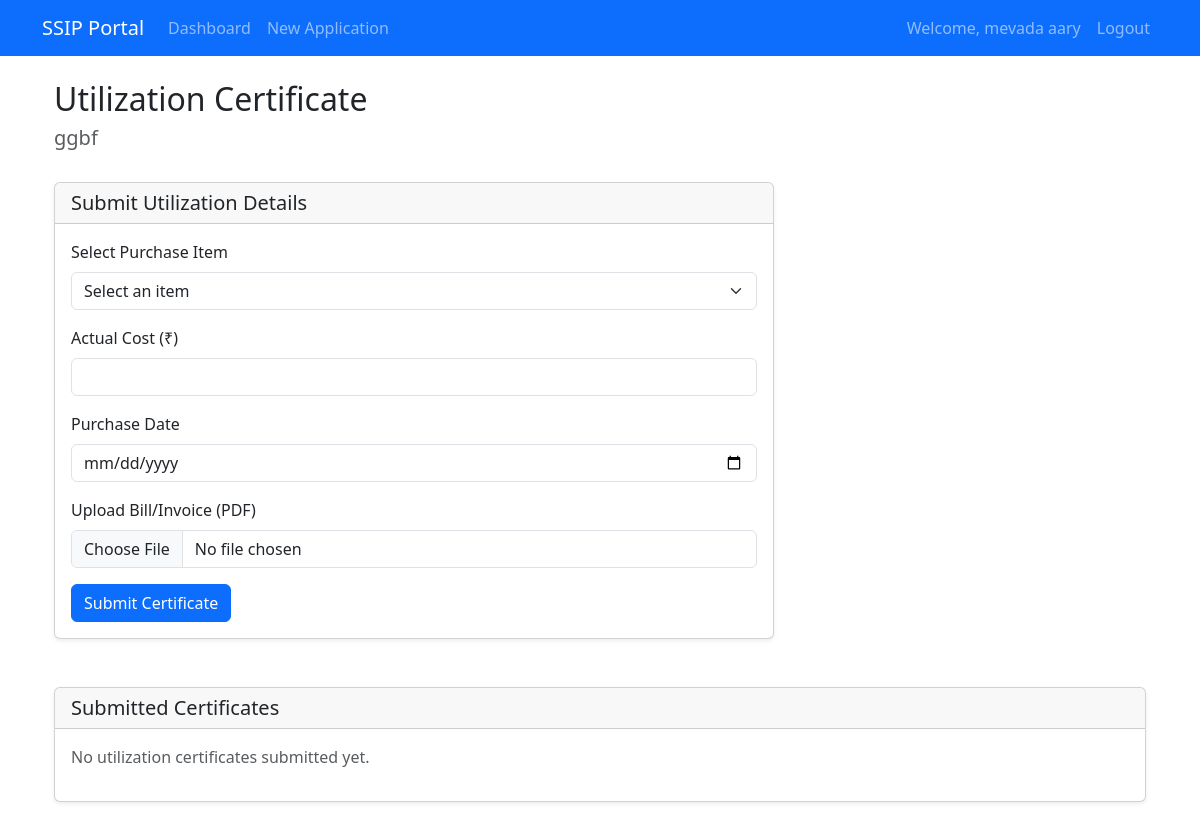
The app's page /application/2/utilization (signed in), older data.
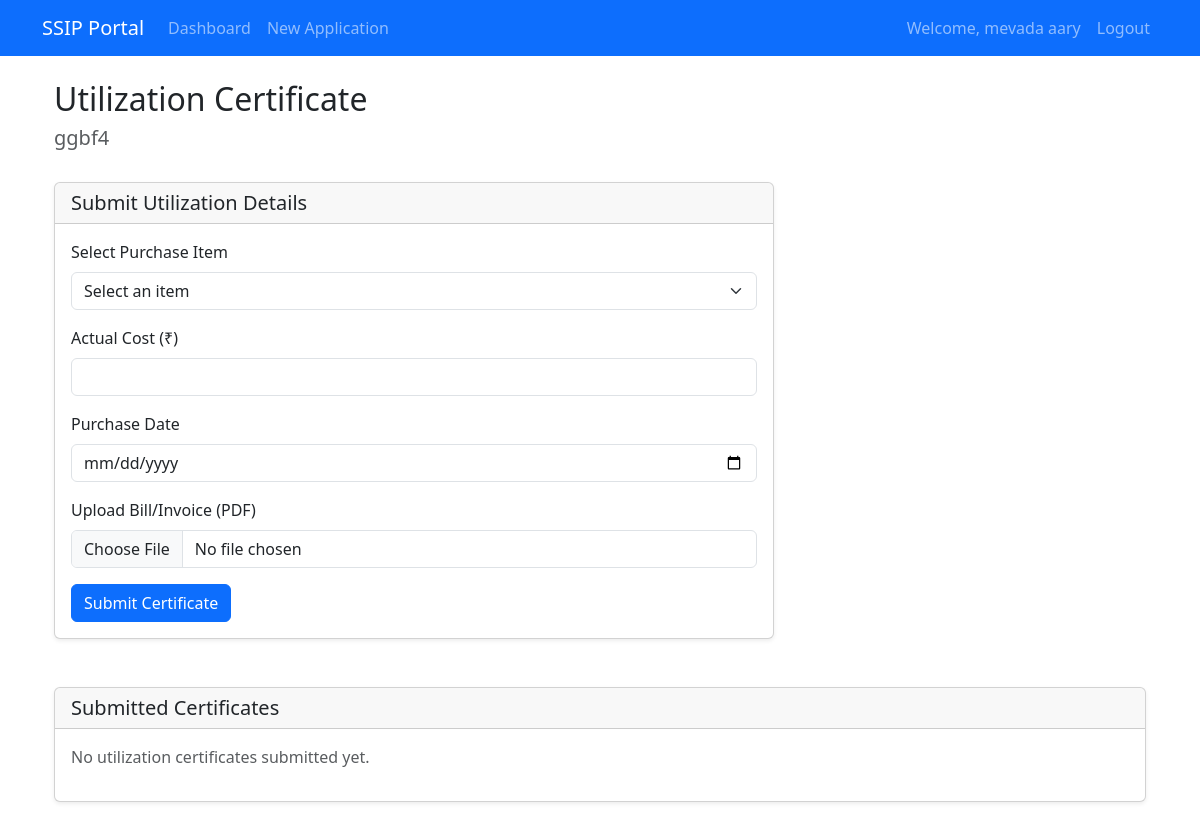
The same page, newer data.
### app.py (models this page shows, shortened)
class Application(db.Model):
    id = db.Column(db.Integer, primary_key=True)
    application_number = db.Column(db.String(20), unique=True, nullable=False)
    project_title = db.Column(db.String(200), nullable=False)
    problem_statement = db.Column(db.Text, nullable=False)
    solution = db.Column(db.Text, nullable=False)
    team_members = db.Column(db.Text, nullable=False)
    required_components = db.Column(db.Text, nullable=False)
    total_cost = db.Column(db.Float, nullable=False)
    mentor_name = db.Column(db.String(100), nullable=True)
    mentor_email = db.Column(db.String(120), nullable=True)
    mentor_approval = db.Column(db.Boolean, default=False)
    mentor_approval_date = db.Column(db.DateTime, nullable=True)
    dept_status = db.Column(db.String(20), default='pending')
    dept_remarks = db.Column(db.Text)
    dept_review_date = db.Column(db.DateTime)
    college_status = db.Column(db.String(20), default='pending')
    college_remarks = db.Column(db.Text)
    college_review_date = db.Column(db.DateTime)
    principal_status = db.Column(db.String(20), default='pending')
    principal_remarks = db.Column(db.Text)
    principal_review_date = db.Column(db.DateTime)
    created_at = db.Column(db.DateTime, default=datetime.utcnow)
    last_updated = db.Column(db.DateTime, default=datetime.utcnow, onupdate=datetime.utcnow)
    user_id = db.Column(db.Integer, db.ForeignKey('user.id'), nullable=False)
    purchase_lists = db.relationship('PurchaseList', backref='application', lazy=True)
    utilization_certificates = db.relationship('UtilizationCertificate', backref='application', lazy=True)
    notifications = db.relationship('Notification', backref=db.backref('application', lazy=True), lazy=True)

### app.py (the view, shortened to what this page needs)
@app.route('/application/<int:id>/utilization', methods=['GET', 'POST'])
@login_required
def utilization_certificate(id):
    application = Application.query.get_or_404(id)
    purchase_items = PurchaseList.query.filter_by(
        application_id=id,
        dept_status='approved',
        college_status='approved',
        principal_status='approved'
    ).all()
    certificates = UtilizationCertificate.query.filter_by(application_id=id).all()
    return render_template('utilization_certificate.html',
                         application=application,
                         purchase_items=purchase_items,
                         certificates=certificates)

### app.py (called while the page is built)
@login_manager.user_loader
def load_user(user_id):
    return User.query.get(int(user_id))

### templates/utilization_certificate.html (shortened to what the changed rows need)
{% extends "base.html" %}
{% block content %}
<div class="container">
    <div class="row mb-4">
        <div class="col">
            <h2>Utilization Certificate</h2>
            <h5 class="text-muted">{{ application.project_title }}</h5>
        </div>
    </div>
</div>
{% endblock %}

Row changes from the older to the newer data that the page shows:
changed Application: project_title "ggbf" → "ggbf4"
